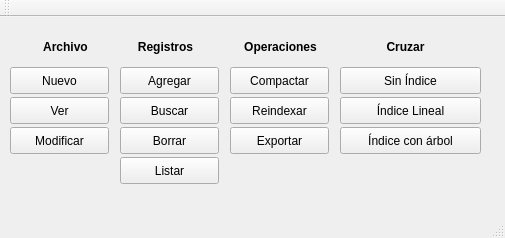
<?xml version="1.0" encoding="UTF-8"?>
<ui version="4.0">
 <class>window</class>
 <widget class="QMainWindow" name="window">
  <property name="geometry">
   <rect>
    <x>0</x>
    <y>0</y>
    <width>505</width>
    <height>238</height>
   </rect>
  </property>
  <property name="windowTitle">
   <string>window</string>
  </property>
  <widget class="QWidget" name="centralWidget">
   <widget class="QPushButton" name="nuevo">
    <property name="geometry">
     <rect>
      <x>10</x>
      <y>50</y>
      <width>99</width>
      <height>27</height>
     </rect>
    </property>
    <property name="text">
     <string>Nuevo</string>
    </property>
   </widget>
   <widget class="QLabel" name="label">
    <property name="geometry">
     <rect>
      <x>20</x>
      <y>20</y>
      <width>91</width>
      <height>20</height>
     </rect>
    </property>
    <property name="text">
     <string>&lt;html&gt;&lt;head/&gt;&lt;body&gt;&lt;p align=&quot;center&quot;&gt;&lt;span style=&quot; font-weight:600;&quot;&gt;Archivo&lt;/span&gt;&lt;/p&gt;&lt;/body&gt;&lt;/html&gt;</string>
    </property>
   </widget>
   <widget class="QPushButton" name="agregar">
    <property name="geometry">
     <rect>
      <x>120</x>
      <y>50</y>
      <width>99</width>
      <height>27</height>
     </rect>
    </property>
    <property name="text">
     <string>Agregar</string>
    </property>
   </widget>
   <widget class="QLabel" name="label_2">
    <property name="geometry">
     <rect>
      <x>120</x>
      <y>20</y>
      <width>91</width>
      <height>20</height>
     </rect>
    </property>
    <property name="text">
     <string>&lt;html&gt;&lt;head/&gt;&lt;body&gt;&lt;p align=&quot;center&quot;&gt;&lt;span style=&quot; font-weight:600;&quot;&gt;Registros&lt;/span&gt;&lt;/p&gt;&lt;/body&gt;&lt;/html&gt;</string>
    </property>
   </widget>
   <widget class="QPushButton" name="borrar">
    <property name="geometry">
     <rect>
      <x>120</x>
      <y>110</y>
      <width>99</width>
      <height>27</height>
     </rect>
    </property>
    <property name="text">
     <string>Borrar</string>
    </property>
   </widget>
   <widget class="QPushButton" name="listar">
    <property name="geometry">
     <rect>
      <x>120</x>
      <y>140</y>
      <width>99</width>
      <height>27</height>
     </rect>
    </property>
    <property name="text">
     <string>Listar</string>
    </property>
   </widget>
   <widget class="QPushButton" name="buscar">
    <property name="geometry">
     <rect>
      <x>120</x>
      <y>80</y>
      <width>99</width>
      <height>27</height>
     </rect>
    </property>
    <property name="text">
     <string>Buscar</string>
    </property>
   </widget>
   <widget class="QPushButton" name="pushButton">
    <property name="geometry">
     <rect>
      <x>10</x>
      <y>110</y>
      <width>99</width>
      <height>27</height>
     </rect>
    </property>
    <property name="text">
     <string>Modificar</string>
    </property>
   </widget>
   <widget class="QPushButton" name="pushButton_2">
    <property name="geometry">
     <rect>
      <x>230</x>
      <y>50</y>
      <width>99</width>
      <height>27</height>
     </rect>
    </property>
    <property name="text">
     <string>Compactar</string>
    </property>
   </widget>
   <widget class="QPushButton" name="pushButton_3">
    <property name="geometry">
     <rect>
      <x>10</x>
      <y>80</y>
      <width>99</width>
      <height>27</height>
     </rect>
    </property>
    <property name="text">
     <string>Ver</string>
    </property>
   </widget>
   <widget class="QLabel" name="label_3">
    <property name="geometry">
     <rect>
      <x>230</x>
      <y>20</y>
      <width>101</width>
      <height>21</height>
     </rect>
    </property>
    <property name="text">
     <string>&lt;html&gt;&lt;head/&gt;&lt;body&gt;&lt;p align=&quot;center&quot;&gt;&lt;span style=&quot; font-weight:600;&quot;&gt;Operaciones&lt;/span&gt;&lt;/p&gt;&lt;/body&gt;&lt;/html&gt;</string>
    </property>
   </widget>
   <widget class="QPushButton" name="pushButton_4">
    <property name="geometry">
     <rect>
      <x>230</x>
      <y>80</y>
      <width>99</width>
      <height>27</height>
     </rect>
    </property>
    <property name="text">
     <string>Reindexar</string>
    </property>
   </widget>
   <widget class="QPushButton" name="pushButton_5">
    <property name="geometry">
     <rect>
      <x>230</x>
      <y>110</y>
      <width>99</width>
      <height>27</height>
     </rect>
    </property>
    <property name="text">
     <string>Exportar</string>
    </property>
   </widget>
   <widget class="QLabel" name="label_4">
    <property name="geometry">
     <rect>
      <x>360</x>
      <y>20</y>
      <width>91</width>
      <height>21</height>
     </rect>
    </property>
    <property name="text">
     <string>&lt;html&gt;&lt;head/&gt;&lt;body&gt;&lt;p align=&quot;center&quot;&gt;&lt;span style=&quot; font-weight:600;&quot;&gt;Cruzar&lt;/span&gt;&lt;/p&gt;&lt;/body&gt;&lt;/html&gt;</string>
    </property>
   </widget>
   <widget class="QPushButton" name="pushButton_6">
    <property name="geometry">
     <rect>
      <x>340</x>
      <y>50</y>
      <width>141</width>
      <height>27</height>
     </rect>
    </property>
    <property name="text">
     <string>Sin Índice</string>
    </property>
   </widget>
   <widget class="QPushButton" name="pushButton_7">
    <property name="geometry">
     <rect>
      <x>340</x>
      <y>80</y>
      <width>141</width>
      <height>27</height>
     </rect>
    </property>
    <property name="text">
     <string>Índice Lineal</string>
    </property>
   </widget>
   <widget class="QPushButton" name="pushButton_8">
    <property name="geometry">
     <rect>
      <x>340</x>
      <y>110</y>
      <width>141</width>
      <height>27</height>
     </rect>
    </property>
    <property name="text">
     <string>Índice con árbol</string>
    </property>
   </widget>
  </widget>
  <widget class="QToolBar" name="mainToolBar">
   <attribute name="toolBarArea">
    <enum>TopToolBarArea</enum>
   </attribute>
   <attribute name="toolBarBreak">
    <bool>false</bool>
   </attribute>
  </widget>
  <widget class="QStatusBar" name="statusBar"/>
 </widget>
 <layoutdefault spacing="6" margin="11"/>
 <resources/>
 <connections/>
</ui>
